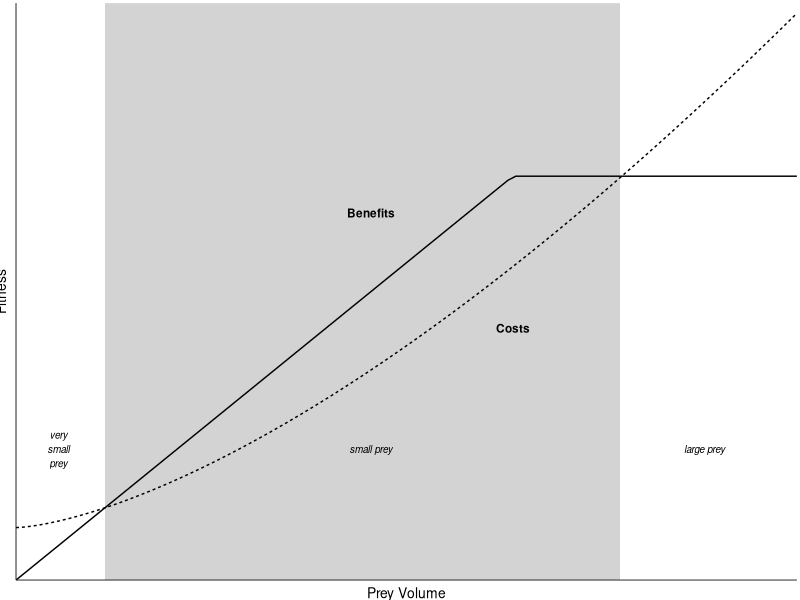

This figure's R source:
# TODO: Add comment
# 
# Author: user
###############################################################################

# good website with dets how to draw functions with ggplot
#https://kohske.wordpress.com/2010/12/25/draw-function-without-data-in-ggplot2/

library(ggplot2)
library(grid)

mytheme <-theme_bw(base_size=10)  + theme(legend.position="none", plot.title = element_text(vjust=2), 
		axis.title.y = element_text(vjust=0.80, size = 10), axis.title.x = element_text(vjust = 0.95, size = 10), plot.margin=unit(c(0.08, 0.08, -0.05, -0.15),"cm"),  axis.ticks = element_blank(),
		panel.grid.major = element_blank(), panel.grid.minor = element_blank(), panel.border = element_blank(),  axis.text.y = element_blank(), axis.text.x = element_blank(),
		axis.line = element_line(colour = "grey4", linetype=1, size = 0.3)) +  theme(strip.background = element_rect(fill = 'white'))


## good constants chosen to illistrate my point!

A = 0.85
CostZero = 0.10
CostFun = function(x)(A * x ^(3/2)) + CostZero

BenConst = 1.1
LmInput = 0.7

BenFun = function(x)ifelse(x > LmInput, (LmInput * BenConst), (x * BenConst))
pMin = 0.125
pMax = 0.851

setEPS()
	
#pdf("RuthEcuador2013/BoxFeedingTrials/Graphs/ModelGraph.pdf", width =10, height =10, unit)

postscript("RuthEcuador2013/BoxFeedingTrials/Graphs/Sharpe_f4.eps",width = 2.76, height = 2.76)

#postscript is the other option but can't find way to increase resolution
# CairoPS but makes PS files not eps files
#http://thepoliticalmethodologist.com/2013/11/25/making-high-resolution-graphics-for-academic-publishing/

anTxSz = 2.5

ggplot(data.frame(x=c(0, 1.1)), aes(x)) +  annotate("rect", xmin = pMin, xmax= pMax, ymin = 0, ymax = 1.1, fill = "light grey") +
		stat_function(fun=CostFun, aes(linetype = "Cost")) + stat_function(fun = BenFun, aes(linetype = "Benefit")) +
		xlab("Prey Volume") + ylab("Fitness") + mytheme   +
		scale_x_continuous(expand = c(0, 0)) + scale_y_continuous(expand = c(0, 0)) + annotate("text", x = 0.7, y = 0.48, label = "Costs", fontface = "bold", size = anTxSz +0.5) + 
		annotate("text", x = 0.06, y = 0.25, label = "very\nsmall\nprey", size = anTxSz, fontface= 'italic') + 
		annotate("text", x = 0.5, y = 0.25, label = "small prey", size = anTxSz, fontface= 'italic') +
		annotate("text", x = 0.97, y = 0.25, label = "large prey", size = anTxSz, fontface= 'italic') +
		annotate("text", x = 0.5, y = 0.7, label = "Benefits", fontface = "bold", size = anTxSz + 0.5)

# geom_vline(xintercept = pMin, linetype = 3, colour = "grey31", size = 0.5)
#geom_vline(xintercept = pMax, linetype = 3, colour = "grey31", size = 0.5) + 
#+ annotate("text", x = 0.115, y = 0.03, label = "PS min", size = 3.5 ) + annotate("text", x = 0.72, y = 0.03, label = "PS max", size = 3.5)
dev.off()